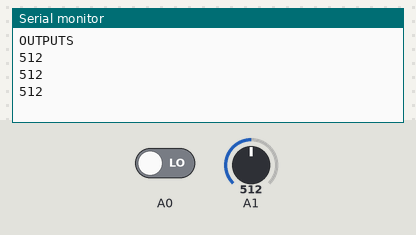
The sketch below on a simulated Arduino Uno, built with avr-gcc and run on an emulated ATmega328P. Parts: the last lines printed to the serial monitor. The inputs (shaded band) are chosen by the test bench; at power-on: A1 = 512, A0 LOW.

Above: at 6.3 s.
6.4 s: A1 set to 716
At 8.9 s:
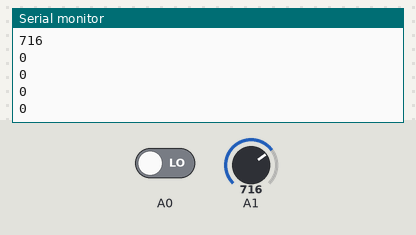
9.3 s: A0 driven HIGH
12.2 s: A1 set to 900
At 18.3 s:
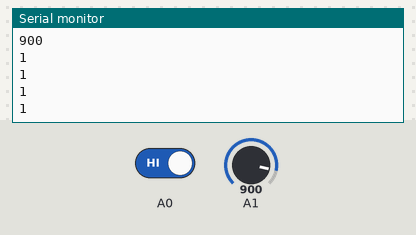
Timing chart, 0 to 19.8 s (numbered marks = the images above; inputs shaded):
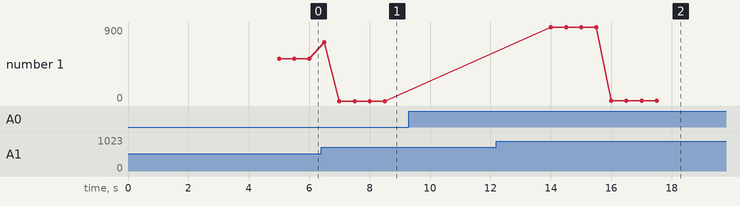

Measured:
- after the input at 6.4 s, the serial monitor: prints a new line after 0.10 s (image 1)
- after the input at 12.2 s, the serial monitor: prints a new line after 1.8 s (image 2)

The sketch:

landslide_arduino.ino
```cpp
int i,j,moistvalue,vibrationvalue;
void setup() {
Serial.begin(9600);
Serial.println("OUTPUTS");
}

void loop() {
  delay (5000);
  for (i=0;i<4;i++)
  {moistvalue=analogRead(A1);
  Serial.println(moistvalue);
  delay(500);
  }
  for (j=0;j<4;j++)
  {
    vibrationvalue=digitalRead(A0);
    Serial.println(vibrationvalue);
    delay(500);

    }

}
```
